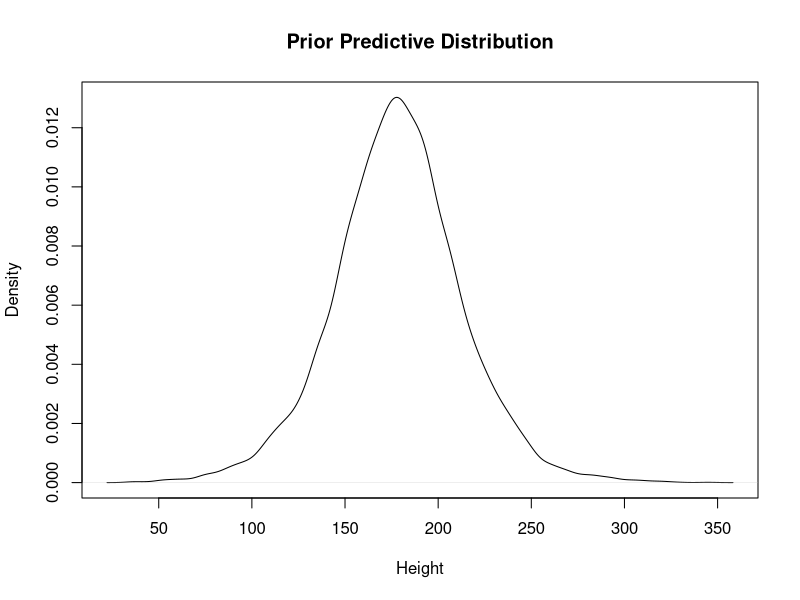

Write the R code that produced this figure.
#### Schleifenform (explizit, gut zum Verstehen)
N <- 1e6
prior_pred <- rep(NA, N)
for (n in 1:N){
  prior_mu    <- rnorm(1, mean = 178, sd = 20)                  # Schritt 1a: mu aus Prior
  prior_sigma <- runif(1, min = 0,   max = 50)                  # Schritt 1b: sigma aus Prior
  prior_pred[n] <- rnorm(1, mean = prior_mu, sd = prior_sigma)  # Schritt 2: y ziehen
}

#### Vektorisierte Kurzform (in der Praxis so verwendet)
sample_mu    <- rnorm(1e4, mean = 178, sd = 20)
sample_sigma <- runif(1e4, min = 0, max = 50)
prior_pred   <- rnorm(1e4, mean = sample_mu, sd = sample_sigma)

plot(density(prior_pred), main = "Prior Predictive Distribution",
     xlab = "Height", ylab = "Density")
